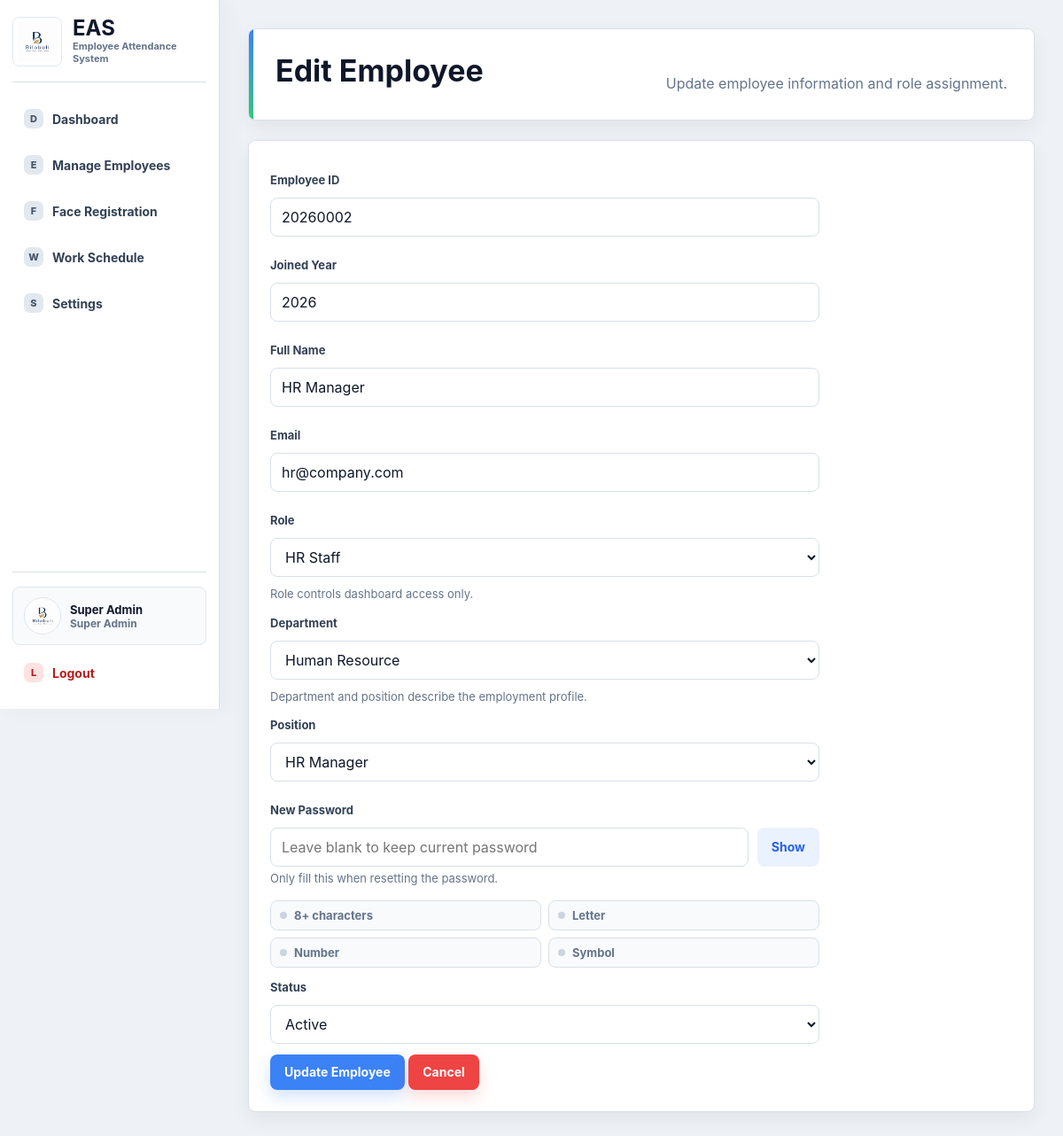
Page /edit_employee/2 (signed in) on the committed database.
### tables this page shows
CREATE TABLE users (
            id INTEGER PRIMARY KEY AUTOINCREMENT,
            username TEXT NOT NULL UNIQUE,
            password TEXT NOT NULL,
            role TEXT NOT NULL,
            full_name TEXT,
            email TEXT,
            department TEXT,
            position TEXT,
            status TEXT DEFAULT 'Active'
        , system_id TEXT, joined_year TEXT, profile_image TEXT, deleted_at TEXT);

### routes/superadmin_routes.py (the view, shortened to what this page needs)
@superadmin_bp.route("/edit_employee/<int:id>", methods=["GET", "POST"])
def edit_employee(id):
    if session.get("role") not in ["superadmin", "hr"]:
        return redirect(url_for("auth.login"))
    user = get_user_by_id(id)
    if not user:
        flash("User not found", "error")
        return redirect(url_for("superadmin.employees"))
    if user["role"] == "superadmin":
        flash("Main Super Admin account cannot be edited", "error")
        return redirect(url_for("superadmin.employees"))
    if user["status"] == "Deleted" or user["deleted_at"]:
        flash("Deleted accounts are read-only", "error")
        return redirect(url_for("superadmin.employees"))
    return render_edit_employee_form(user)

### app.py (called while the page is built)
def create_app():
    app = Flask(__name__)
    app.secret_key = SECRET_KEY
    ensure_face_folder()
    init_db()
    seed_users()
    app.register_blueprint(kiosk_bp)
    app.register_blueprint(auth_bp)
    app.register_blueprint(superadmin_bp)
    app.register_blueprint(hr_bp)
    app.register_blueprint(employee_bp)
    app.register_blueprint(profile_bp)
    @app.context_processor
    def inject_current_user():
        from flask import session
        user_id = session.get("user_id")
        return {
            "current_user": get_user_by_id(user_id) if user_id else None
        }
    @app.after_request
    def prevent_authenticated_page_cache(response):
        response.headers["Cache-Control"] = "no-store, no-cache, must-revalidate, max-age=0"
        response.headers["Pragma"] = "no-cache"
        response.headers["Expires"] = "0"
        return response
    return app

### database.py (called while the page is built)
def get_sqlite_target():
    if DATABASE == ":memory:":
        return "file:eas_memory?mode=memory&cache=shared", True
    return DATABASE, DATABASE.startswith("file:")

def get_db_connection():
    global _MEMORY_DB_CONNECTION
    database, use_uri = get_sqlite_target()
    if DATABASE == ":memory:" and _MEMORY_DB_CONNECTION is None:
        _MEMORY_DB_CONNECTION = sqlite3.connect(database, uri=True)
        _MEMORY_DB_CONNECTION.row_factory = sqlite3.Row
    conn = sqlite3.connect(database, uri=use_uri)
    conn.row_factory = sqlite3.Row
    return conn

def get_user_by_id(user_id):
    conn = get_db_connection()
    user = conn.execute(
        "SELECT * FROM users WHERE id=?",
        (user_id,)
    ).fetchone()
    conn.close()
    return user

### routes/superadmin_routes.py (called while the page is built)
def render_edit_employee_form(user):
    return render_template(
        "superadmin/edit_employee.html",
        user=user,
        departments=DEPARTMENT_OPTIONS,
        department_positions=DEPARTMENT_POSITION_OPTIONS,
        positions=POSITION_OPTIONS,
    )

### templates/superadmin/edit_employee.html (shortened to what this page needs)
<!DOCTYPE html>
<html>
<head>
    <link rel="stylesheet" href="{{ url_for('static', filename='css/main.css') }}">
    <link rel="stylesheet" href="{{ url_for('static', filename='css/dashboard.css') }}">
</head>
<body>
<div class="layout">
    {% include "shared/sidebar.html" %}
    <div class="main">
        <div class="header">
            <h1>Edit Employee</h1>
            <p>Update employee information and role assignment.</p>
        </div>
        <div class="form-box">
            <form method="POST">
                <label>Employee ID</label>
                <input type="text" value="{{ user.system_id }}" readonly>
                <label>Joined Year</label>
                <input type="text" value="{{ user.joined_year }}" readonly>
                <label>Full Name</label>
                <input type="text" name="full_name" value="{{ user.full_name }}" required>
                <label>Email</label>
                <input type="email" name="email" value="{{ user.email }}" required>
                <label>Role</label>
                <select id="roleSelect" name="role" required>
                    <option value="hr" {% if user.role == "hr" %}selected{% endif %}>HR Staff</option>
                </select>
                <p class="help-text">Role controls dashboard access only.</p>
                <label>Department</label>
                <select id="departmentSelect" name="department" required>
                    {% for department in departments %}
                    <option value="{{ department }}" {% if user.department == department %}selected{% endif %}>{{ department }}</option>
                    {% endfor %}
                </select>
                <p class="help-text">Department and position describe the employment profile.</p>
                <label>Position</label>
                <select id="positionSelect" name="position" data-selected="{{ user.position }}" required></select>
                <label>New Password</label>
                <div class="password-field">
                    <input id="passwordInput" type="password" name="new_password" placeholder="Leave blank to keep current password">
                    <button class="btn-lite" type="button" data-toggle-password="passwordInput">Show</button>
                </div>
                <p class="help-text">Only fill this when resetting the password.</p>
                <div class="password-rules" id="passwordRules">
                    <span data-rule="length">8+ characters</span>
                    <span data-rule="letter">Letter</span>
                    <span data-rule="number">Number</span>
                    <span data-rule="symbol">Symbol</span>
                </div>
                <label>Status</label>
                <select name="status" required>
                    <option value="Active" {% if user.status == "Active" %}selected{% endif %}>Active</option>
                </select>
                <button type="submit">Update Employee</button>
                <a class="btn btn-danger" href="{{ url_for('superadmin.employees') }}">Cancel</a>
            </form>
        </div>
    </div>
</div>
</body>
</html>

### templates/shared/sidebar.html (shortened to what this page needs)
<aside class="sidebar" id="appSidebar">
    <div class="sidebar-top">
        <button class="brand-lockup" type="button" data-sidebar-toggle aria-label="Toggle sidebar">
            <img src="{{ url_for('static', filename='images/bilobali_logo.png') }}" alt="Bilobali logo">
            <span><strong>EAS</strong><small>Employee Attendance System</small></span>
        </button>
    </div>
    <nav class="sidebar-nav">
    {% if session.get("role") == "superadmin" %}
    <a href="/superadmin" data-icon="D"><span>Dashboard</span></a>
    <a href="/employees" data-icon="E"><span>Manage Employees</span></a>
    <a href="/superadmin/face_registration" data-icon="F"><span>Face Registration</span></a>
    <a href="/work_settings" data-icon="W"><span>Work Schedule</span></a>
    {% else %}
    <a href="/employee" data-icon="D"><span>Dashboard</span></a>
    {% endif %}
    <a href="/settings" data-icon="S"><span>Settings</span></a>
    </nav>
    {% if current_user %}
    {% set role_label = "Super Admin" if current_user.role == "superadmin" else ("HR Staff" if current_user.role == "hr" else "Employee") %}
    <div class="sidebar-account">
        <a class="sidebar-profile" href="/profile" title="Profile">
            <img src="{{ url_for('static', filename=current_user.profile_image) if current_user.profile_image else url_for('static', filename='images/bilobali_logo.png') }}" alt="Profile photo">
            <span>
                <strong>{{ current_user.full_name or "User" }}</strong>
                <small>{{ role_label }}</small>
            </span>
        </a>
        <a class="sidebar-logout" href="/logout" data-icon="L"><span>Logout</span></a>
    </div>
    {% endif %}
</aside>

### static/css/main.css (style rules this page uses)
:root { --page: #eef2f6; --surface: #ffffff; --surface-soft: #f8fafc; --ink: #0f172a; --text: #1f2937; --muted: #64748b; --line: #d8e0ea; --nav: #101827; --nav-2: #172235; --blue: #3b82f6; --blue-dark: #2563eb; --green: #34c77b; --green-dark: #16a34a; --orange: #fb923c; --orange-dark: #ea580c; --red: #ef4444; --red-dark: #dc2626; --radius: 8px; --shadow: 0 18px 44px rgba(15, 23, 42, 0.10); --shadow-soft: 0 8px 22px rgba(15, 23, 42, 0.06); }
* { box-sizing: border-box; }
html { min-height: 100%; }
body { min-height: 100vh; margin: 0; font-family: Inter, "Segoe UI", Arial, Helvetica, sans-serif; background: var(--page); color: var(--text); }
a { color: inherit; text-decoration: none; }
button, .btn { display: inline-flex; align-items: center; justify-content: center; min-height: 40px; padding: 10px 16px; border: 0; border-radius: var(--radius); background: var(--blue); color: #ffffff; font: inherit; font-size: 14px; font-weight: 700; line-height: 1; cursor: pointer; box-shadow: 0 8px 18px rgba(59, 130, 246, 0.22); transition: transform 140ms ease, box-shadow 140ms ease, background 140ms ease; }
.btn-danger { background: var(--red); box-shadow: 0 8px 18px rgba(239, 68, 68, 0.20); }
label { display: block; margin: 12px 0 6px; color: #334155; font-size: 13px; font-weight: 700; }
input, select { width: 100%; min-height: 44px; padding: 10px 12px; margin: 6px 0 12px; border: 1px solid var(--line); border-radius: var(--radius); background: #ffffff; color: var(--ink); font: inherit; }
.password-field { display: grid; grid-template-columns: 1fr auto; gap: 10px; align-items: start; }
.password-field input { margin-bottom: 6px; }
.btn-lite { min-height: 44px; margin-top: 6px; background: #eaf1ff; color: var(--blue-dark); box-shadow: none; }
.help-text { margin: -2px 0 14px; color: var(--muted); font-size: 13px; line-height: 1.5; }
.password-rules { display: grid; grid-template-columns: repeat(2, minmax(0, 1fr)); gap: 8px; margin: 0 0 14px; padding: 0; }
.password-rules span, .password-rules li { display: flex; align-items: center; gap: 8px; min-height: 34px; padding: 8px 10px; border: 1px solid var(--line); border-radius: var(--radius); background: #f8fafc; color: var(--muted); font-size: 13px; font-weight: 700; list-style: none; }
.password-rules span::before, .password-rules li::before { content: ""; width: 8px; height: 8px; border-radius: 999px; background: #cbd5e1; }

### rows in the picture
users: full_name "Super Admin"
users: system_id "20260002", joined_year "2026", full_name "HR Manager", email "hr@company.com", role "HR Staff", department "Human Resource", position "HR Manager", status "Active"
